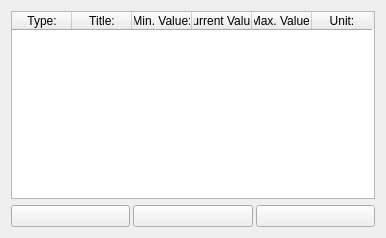
<?xml version="1.0" encoding="UTF-8"?>
<ui version="4.0">
 <class>MBSWtable_Form</class>
 <widget class="QWidget" name="MBSWtable_Form">
  <property name="geometry">
   <rect>
    <x>0</x>
    <y>0</y>
    <width>386</width>
    <height>238</height>
   </rect>
  </property>
  <property name="sizePolicy">
   <sizepolicy hsizetype="Expanding" vsizetype="Expanding">
    <horstretch>0</horstretch>
    <verstretch>0</verstretch>
   </sizepolicy>
  </property>
  <property name="minimumSize">
   <size>
    <width>0</width>
    <height>0</height>
   </size>
  </property>
  <property name="font">
   <font>
    <family>Liberation Sans</family>
    <pointsize>9</pointsize>
   </font>
  </property>
  <property name="windowTitle">
   <string>Measuring Blocks</string>
  </property>
  <layout class="QGridLayout" name="gridLayout">
   <item row="0" column="0">
    <widget class="QTableWidget" name="selectedMBsSWs_tableWidget">
     <property name="minimumSize">
      <size>
       <width>0</width>
       <height>0</height>
      </size>
     </property>
     <property name="font">
      <font>
       <family>Liberation Sans</family>
      </font>
     </property>
     <property name="editTriggers">
      <set>QAbstractItemView::NoEditTriggers</set>
     </property>
     <property name="alternatingRowColors">
      <bool>true</bool>
     </property>
     <property name="selectionMode">
      <enum>QAbstractItemView::ContiguousSelection</enum>
     </property>
     <property name="selectionBehavior">
      <enum>QAbstractItemView::SelectRows</enum>
     </property>
     <attribute name="horizontalHeaderDefaultSectionSize">
      <number>60</number>
     </attribute>
     <column>
      <property name="text">
       <string>Type:</string>
      </property>
     </column>
     <column>
      <property name="text">
       <string>Title:</string>
      </property>
     </column>
     <column>
      <property name="text">
       <string>Min. Value:</string>
      </property>
     </column>
     <column>
      <property name="text">
       <string>Current Value:</string>
      </property>
     </column>
     <column>
      <property name="text">
       <string>Max. Value:</string>
      </property>
     </column>
     <column>
      <property name="text">
       <string>Unit:</string>
      </property>
     </column>
    </widget>
   </item>
   <item row="1" column="0">
    <layout class="QGridLayout" name="gridLayout_2">
     <property name="topMargin">
      <number>0</number>
     </property>
     <property name="bottomMargin">
      <number>0</number>
     </property>
     <property name="spacing">
      <number>3</number>
     </property>
     <item row="0" column="1">
      <widget class="QPushButton" name="showMax_pushButton">
       <property name="sizePolicy">
        <sizepolicy hsizetype="Expanding" vsizetype="Preferred">
         <horstretch>0</horstretch>
         <verstretch>0</verstretch>
        </sizepolicy>
       </property>
       <property name="minimumSize">
        <size>
         <width>0</width>
         <height>0</height>
        </size>
       </property>
       <property name="maximumSize">
        <size>
         <width>16777215</width>
         <height>16777215</height>
        </size>
       </property>
       <property name="text">
        <string/>
       </property>
       <property name="icon">
        <iconset resource="../../resources/FreeSSM.qrc">
         <normaloff>:/icons/freessm/24x24/show-max-value.png</normaloff>:/icons/freessm/24x24/show-max-value.png</iconset>
       </property>
       <property name="iconSize">
        <size>
         <width>24</width>
         <height>24</height>
        </size>
       </property>
       <property name="checkable">
        <bool>true</bool>
       </property>
      </widget>
     </item>
     <item row="0" column="0">
      <widget class="QPushButton" name="showMin_pushButton">
       <property name="sizePolicy">
        <sizepolicy hsizetype="Expanding" vsizetype="Preferred">
         <horstretch>0</horstretch>
         <verstretch>0</verstretch>
        </sizepolicy>
       </property>
       <property name="minimumSize">
        <size>
         <width>0</width>
         <height>0</height>
        </size>
       </property>
       <property name="maximumSize">
        <size>
         <width>16777215</width>
         <height>16777215</height>
        </size>
       </property>
       <property name="text">
        <string/>
       </property>
       <property name="icon">
        <iconset resource="../../resources/FreeSSM.qrc">
         <normaloff>:/icons/freessm/24x24/show-min-value.png</normaloff>:/icons/freessm/24x24/show-min-value.png</iconset>
       </property>
       <property name="iconSize">
        <size>
         <width>24</width>
         <height>24</height>
        </size>
       </property>
       <property name="checkable">
        <bool>true</bool>
       </property>
      </widget>
     </item>
     <item row="0" column="2">
      <widget class="QPushButton" name="resetMinMax_pushButton">
       <property name="sizePolicy">
        <sizepolicy hsizetype="Expanding" vsizetype="Preferred">
         <horstretch>0</horstretch>
         <verstretch>0</verstretch>
        </sizepolicy>
       </property>
       <property name="minimumSize">
        <size>
         <width>0</width>
         <height>0</height>
        </size>
       </property>
       <property name="maximumSize">
        <size>
         <width>16777215</width>
         <height>16777215</height>
        </size>
       </property>
       <property name="text">
        <string/>
       </property>
       <property name="icon">
        <iconset resource="../../resources/FreeSSM.qrc">
         <normaloff>:/icons/freessm/24x24/reset-min-max.png</normaloff>:/icons/freessm/24x24/reset-min-max.png</iconset>
       </property>
       <property name="iconSize">
        <size>
         <width>24</width>
         <height>24</height>
        </size>
       </property>
      </widget>
     </item>
    </layout>
   </item>
  </layout>
 </widget>
 <resources>
  <include location="../../resources/FreeSSM.qrc"/>
 </resources>
 <connections/>
</ui>
